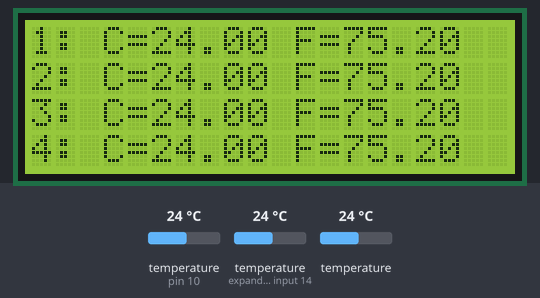
Recording of a sketch running on a simulated Arduino Uno, built with avr-gcc and run on an emulated ATmega328P. On the bench: 20×4 character LCD. Inputs (shaded band) come from the test bench; at power-on: temperature (sensors on pin 10, expander input 14) 24 °C, temperature 24 °C.

Above: at 1.2 s.
1.3 s: temperature (sensor on pin 10) set to 12 °C
At 3.7 s:
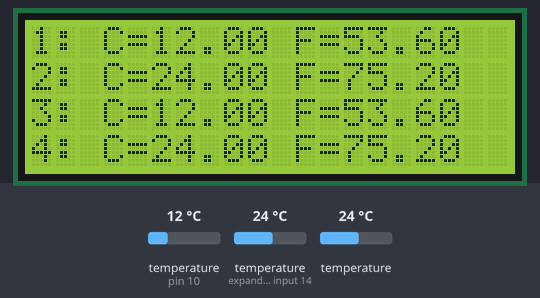
4.2 s: temperature (sensor on expander input 14) set to 12 °C
At 6.1 s:
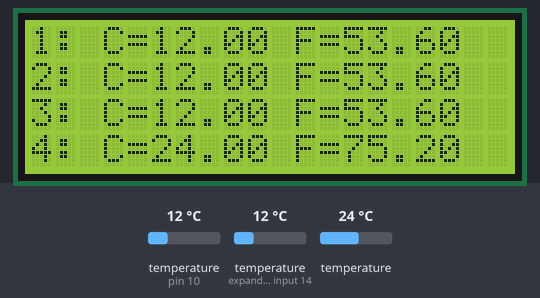
6.5 s: temperature (sensor 210) set to 12 °C
At 8.5 s:
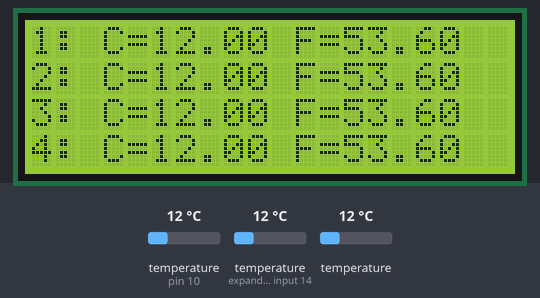
8.8 s: temperature (sensor on pin 10) set to 19 °C
At 10.8 s:
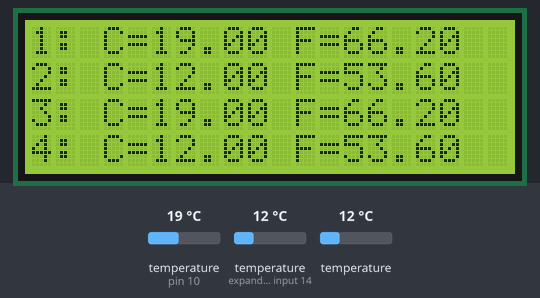
11.1 s: temperature (sensor on expander input 14) set to 19 °C
At 13.1 s:
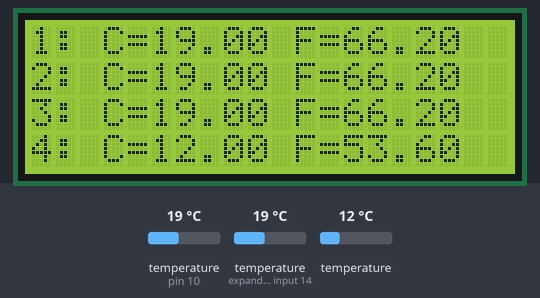
13.4 s: temperature (sensor 210) set to 19 °C
At 15.6 s:
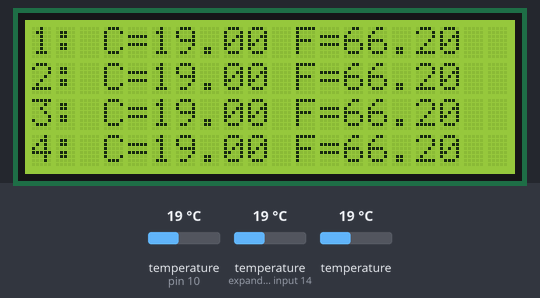
Timing chart, 0 to 16.8 s (numbered marks = the images above; inputs shaded):
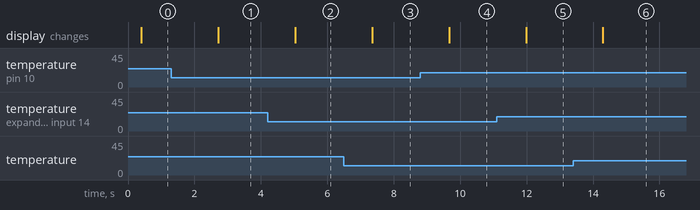

Measured:
- after the input at 1.3 s, the display: changes after 1.4 s (image 1)
- after the input at 4.2 s, the display: changes after 0.83 s (image 2)
- after the input at 6.5 s, the display: changes after 0.85 s (image 3)
- after the input at 8.8 s, the display: changes after 0.87 s (image 4)
- after the input at 11.1 s, the display: changes after 0.88 s (image 5)
- after the input at 13.4 s, the display: changes after 0.90 s (image 6)

The sketch:

multiple.ino
```cpp
/* YourDuino.com Example: Multiple DS18B20 Temperature Sensors
   Displayed on 4x20 character LCD display

   DS18B20 Pinout (Left to Right, pins down, flat side toward you)
  - Left   = Ground
  - Center = Signal (Pin 10):  (with 3.3K to 4.7K resistor to +5 or 3.3 )
  - Right  = +5 or +3.3 V

   terry@yourduino.com */

/*-----( Import needed libraries )-----*/
// Get 1-wire Library here: http://www.pjrc.com/teensy/td_libs_OneWire.html
#include <OneWire.h>

//Get DallasTemperature Library here:  http://milesburton.com/Main_Page?title=Dallas_Temperature_Control_Library
#include <DallasTemperature.h>
// Wire (I2C) Library
#include <Wire.h>
// LCD Library
#include <LCD.h>
#include <LiquidCrystal_I2C.h>  // F Malpartida's NewLiquidCrystal library
//Download: https://bitbucket.org/fmalpartida/new-liquidcrystal/downloads
// Move original LiquidCrystal library elsewhere, copy this in it's place


/*-----( Declare Constants and Pin Numbers )-----*/
// Data wire is plugged into port 10 on the Arduino (can be changed)
#define ONE_WIRE_BUS 10    // NOTE: No ";" on #define

#define I2C_ADDR    0x20  // Define I2C Address for the PCF8574A on the LCD Backpack board
//---(Following are the PCF8574 pin assignments to LCD connections )----
// This are different than earlier/different I2C LCD displays
#define BACKLIGHT_PIN  7
#define En_pin  4
#define Rw_pin  5
#define Rs_pin  6
#define D4_pin  0
#define D5_pin  1
#define D6_pin  2
#define D7_pin  3

#define  LED_OFF  0
#define  LED_ON  1

/*-----( Declare objects )-----*/
// Setup a oneWire instance to communicate with any OneWire devices
// (not just Maxim/Dallas temperature ICs)
OneWire oneWire(ONE_WIRE_BUS);

// Pass address of our oneWire instance to Dallas Temperature.
DallasTemperature sensors(&oneWire);

// Start the LCD display library
LiquidCrystal_I2C  lcd(I2C_ADDR,En_pin,Rw_pin,Rs_pin,D4_pin,D5_pin,D6_pin,D7_pin);

/*-----( Declare Variables )-----*/
// Assign the addresses of your 1-Wire temp sensors.
// See the tutorial on how to obtain these addresses:
// http://arduino-info.wikispaces.com/Brick-Temperature-DS18B20#Read%20individual


 // WP 1
DeviceAddress Probe01 = { 0x28, 0x9A, 0x80, 0x40, 0x04, 0x00, 0x00, 0xD5 }; // "4"
DeviceAddress Probe02 = { 0x28, 0xE1, 0xC7, 0x40, 0x04, 0x00, 0x00, 0x0D }; // "5"
DeviceAddress Probe03 = { 0x28, 0x9A, 0x80, 0x40, 0x04, 0x00, 0x00, 0xD5 }; // "4" Again for test
DeviceAddress Probe04 = { 0x28, 0x10, 0xA4, 0x57, 0x04, 0x00, 0x00, 0xA9 };


void setup()   /****** SETUP: RUNS ONCE ******/
{
//------- Initialize the Temperature measurement library--------------
  sensors.begin();
  // set the resolution to 10 bit (Can be 9 to 12 bits .. lower is faster)
  sensors.setResolution(Probe01, 10);
  sensors.setResolution(Probe02, 10);
  sensors.setResolution(Probe03, 10);
  sensors.setResolution(Probe04, 10);

//---------------- Initialize the lcd ------------------
  lcd.begin (20,4);  // 20 characters, 4 lines
// Switch on the backlight
  lcd.setBacklightPin(BACKLIGHT_PIN,NEGATIVE);
  lcd.setBacklight(LED_ON);

}//--(end setup )---


void loop()   /****** LOOP: RUNS CONSTANTLY ******/
{
  sensors.requestTemperatures(); // Send the command to get temperatures

  lcd.clear();  // Reset the display
  lcd.home();
  lcd.backlight();  //Backlight ON if under program control

// Print our characters on the LCD
// NOTE: Line number and character number start at 0 not 1

  lcd.setCursor(0,0); //Start at character 0 on line 0
  lcd.print("1: ");
  displayTemperature(Probe01);

  lcd.setCursor(0,1); //Start at character 0 on line 1
  lcd.print("2: ");
  displayTemperature(Probe02);

  lcd.setCursor(0,2); //Start at character 0 on line 2
  lcd.print("3: ");
  displayTemperature(Probe03);

  lcd.setCursor(0,3); //Start at character 0 on line 3
  lcd.print("4: ");
  displayTemperature(Probe04);

  delay(2000);

}//--(end main loop )---

/*-----( Declare User-written Functions )-----*/
void displayTemperature(DeviceAddress deviceAddress)
{

float tempC = sensors.getTempC(deviceAddress);

   if (tempC == -127.00) // Measurement failed or no device found
   {
    lcd.print("Temperature Error");
   }
   else
   {
   lcd.print("C=");
   lcd.print(tempC);
   lcd.print(" F=");
   lcd.print(DallasTemperature::toFahrenheit(tempC)); // Convert to F
   }
}// End printTemperature

//*********( THE END )***********
```
